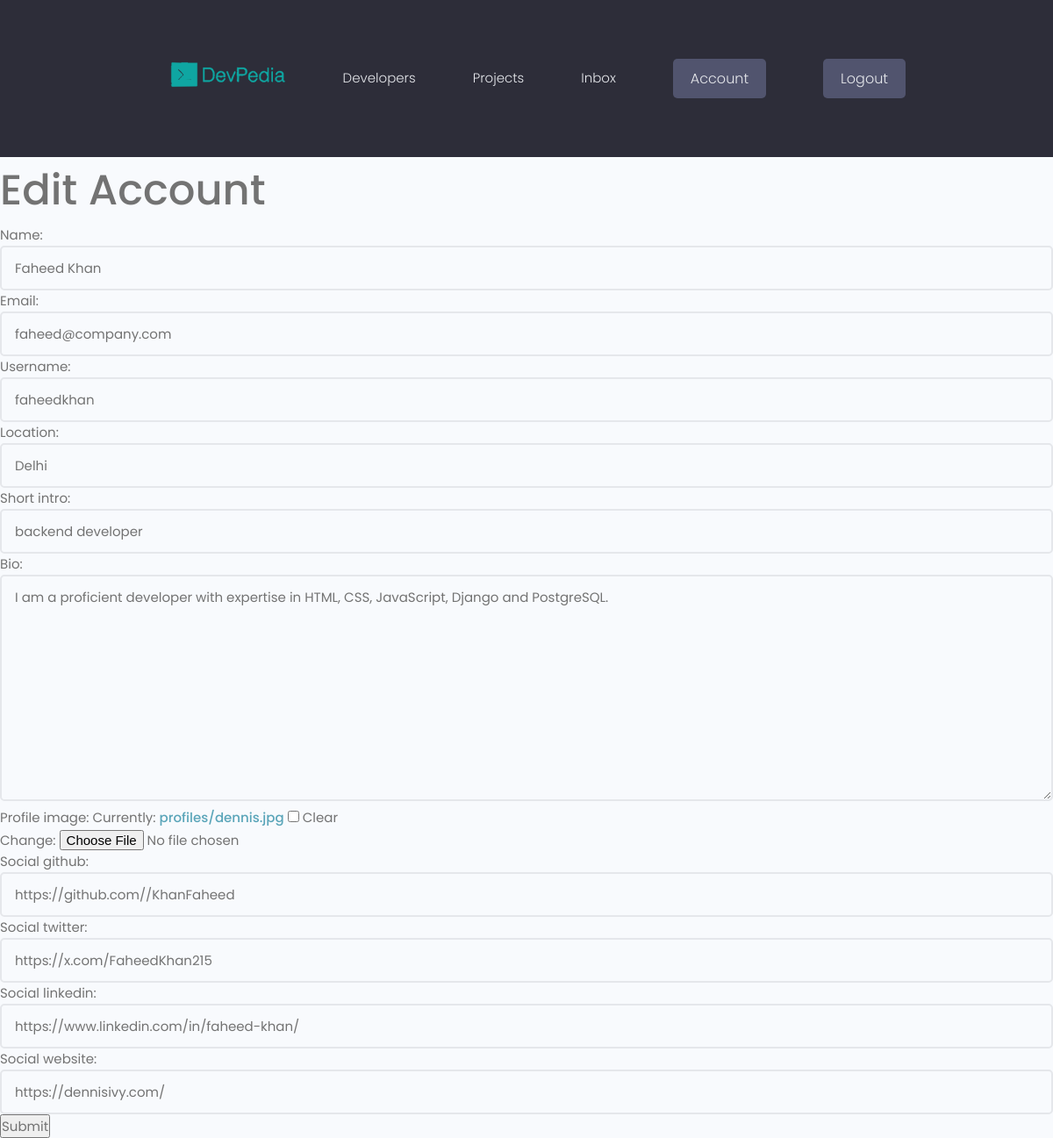
The app's page /edit-account/ (signed in), older data.
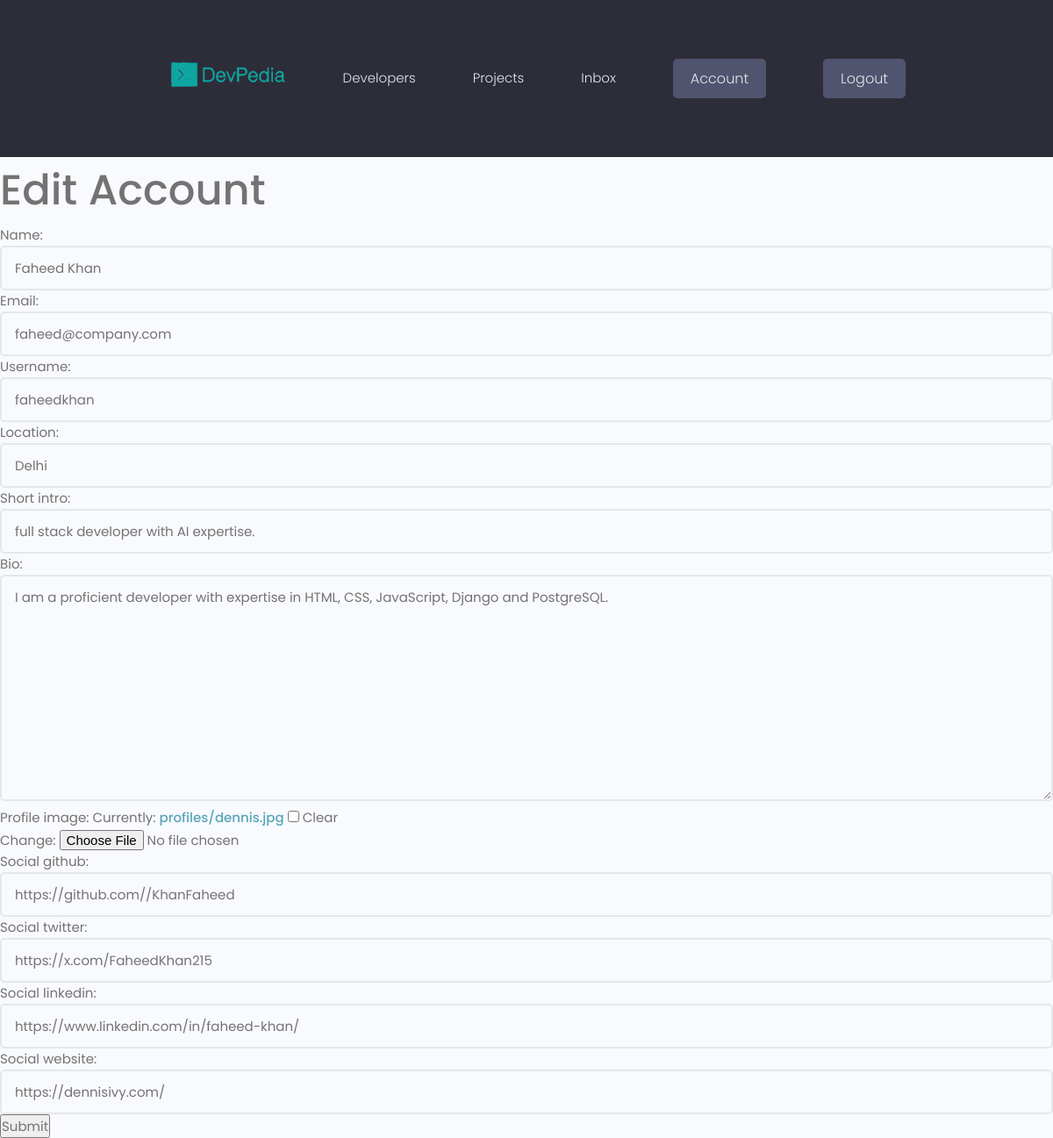
The same page, newer data.
### users/models.py (models this page shows, shortened)
class Profile(models.Model):
    user=models.OneToOneField(User,on_delete=models.CASCADE,null=True,blank=True)
    name=models.CharField(max_length=200,blank=True,null=True)
    email=models.EmailField(max_length=500,blank=True,null=True)
    username=models.CharField(max_length=200,blank=True,null=True)
    location=models.CharField(max_length=200,blank=True,null=True)
    short_intro=models.CharField(max_length=200,blank=True,null=True)
    bio=models.TextField(blank=True,null=True)
    Profile_image=models.ImageField(null=True,blank=True,upload_to='profiles/',default='profiles/panda.png')
    social_github=models.CharField(max_length=300,blank=True,null=True)
    social_twitter=models.CharField(max_length=300,blank=True,null=True)
    social_linkedin=models.CharField(max_length=300,blank=True,null=True)
    social_website=models.CharField(max_length=300,blank=True,null=True)
    created=models.DateTimeField(auto_now_add=True)
    id=models.UUIDField(default=uuid.uuid4,unique=True,
                        primary_key=True,editable=False)

### users/views.py (the view)
# urls.py: path('edit-account/',views.editAccount,name="edit-account"),
@login_required(login_url='login')
def editAccount(request):
    profile=request.user.profile
    form=ProfileForm(instance=profile)
    if request.method=="POST":
        form=ProfileForm(request.POST,request.FILES,instance=profile)
        if form.is_valid():
            form.save()
            return redirect('account')
    context={
        'form':form
    }
    return render(request,'users/profile_form.html',context)

### users/forms.py
class ProfileForm(ModelForm):
    class Meta:
        model=Profile
        fields=['name','email', 'username', 'location','short_intro', 'bio','Profile_image','social_github','social_twitter','social_linkedin','social_website']
    def __init__(self,*args,**kwargs):
        super(ProfileForm,self).__init__(*args,**kwargs)
        for name,field in self.fields.items():
            field.widget.attrs.update({'class':'input'})

### users/templates/users/profile_form.html (shortened to what this page needs)
{% extends 'main.html' %}
{% block content %}
<h1> Edit Account </h1>
<form method="POST" action="{% url 'edit-account' %}">
    {{form}}
    <input type="submit" value="Submit" />
</form>
{% endblock content %}

Row changes from the older to the newer data that the page shows:
changed Profile "Faheed Khan": short_intro "backend developer" → "full stack developer with AI expertise."
